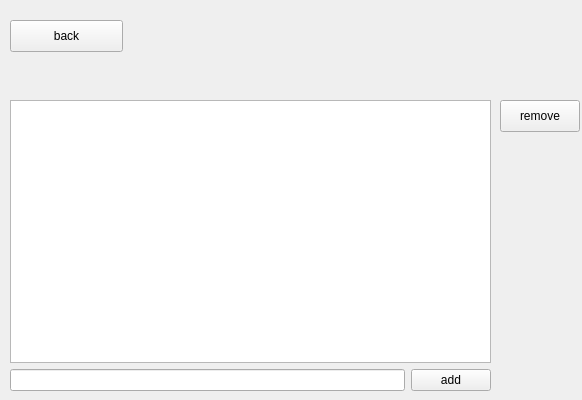
<?xml version="1.0" encoding="UTF-8"?>
<ui version="4.0">
 <class>Settings</class>
 <widget class="QWidget" name="Settings">
  <property name="geometry">
   <rect>
    <x>0</x>
    <y>0</y>
    <width>582</width>
    <height>400</height>
   </rect>
  </property>
  <property name="windowTitle">
   <string>Form</string>
  </property>
  <widget class="QPushButton" name="remove_pushButton">
   <property name="geometry">
    <rect>
     <x>500</x>
     <y>100</y>
     <width>80</width>
     <height>32</height>
    </rect>
   </property>
   <property name="text">
    <string>remove</string>
   </property>
  </widget>
  <widget class="QPushButton" name="back_pushButton">
   <property name="geometry">
    <rect>
     <x>10</x>
     <y>20</y>
     <width>113</width>
     <height>32</height>
    </rect>
   </property>
   <property name="text">
    <string>back</string>
   </property>
  </widget>
  <widget class="QWidget" name="">
   <property name="geometry">
    <rect>
     <x>10</x>
     <y>100</y>
     <width>481</width>
     <height>291</height>
    </rect>
   </property>
   <layout class="QVBoxLayout" name="verticalLayout">
    <item>
     <widget class="QListWidget" name="listWidget"/>
    </item>
    <item>
     <layout class="QHBoxLayout" name="horizontalLayout">
      <item>
       <widget class="QLineEdit" name="lineEdit"/>
      </item>
      <item>
       <widget class="QPushButton" name="add_pushButton">
        <property name="text">
         <string>add</string>
        </property>
       </widget>
      </item>
     </layout>
    </item>
   </layout>
  </widget>
 </widget>
 <resources/>
 <connections/>
</ui>
